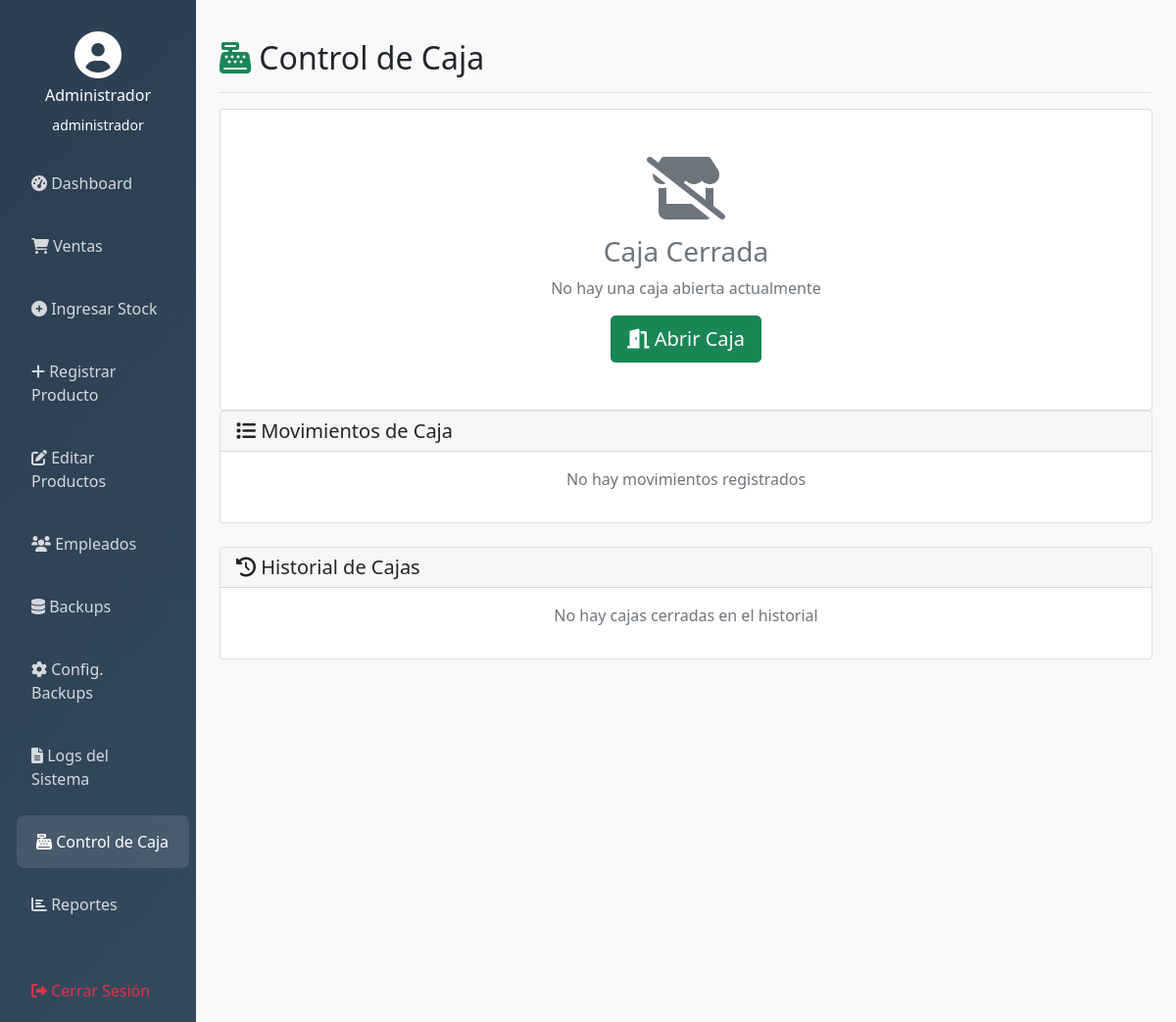
The app's page /caja.php (signed in), older data.
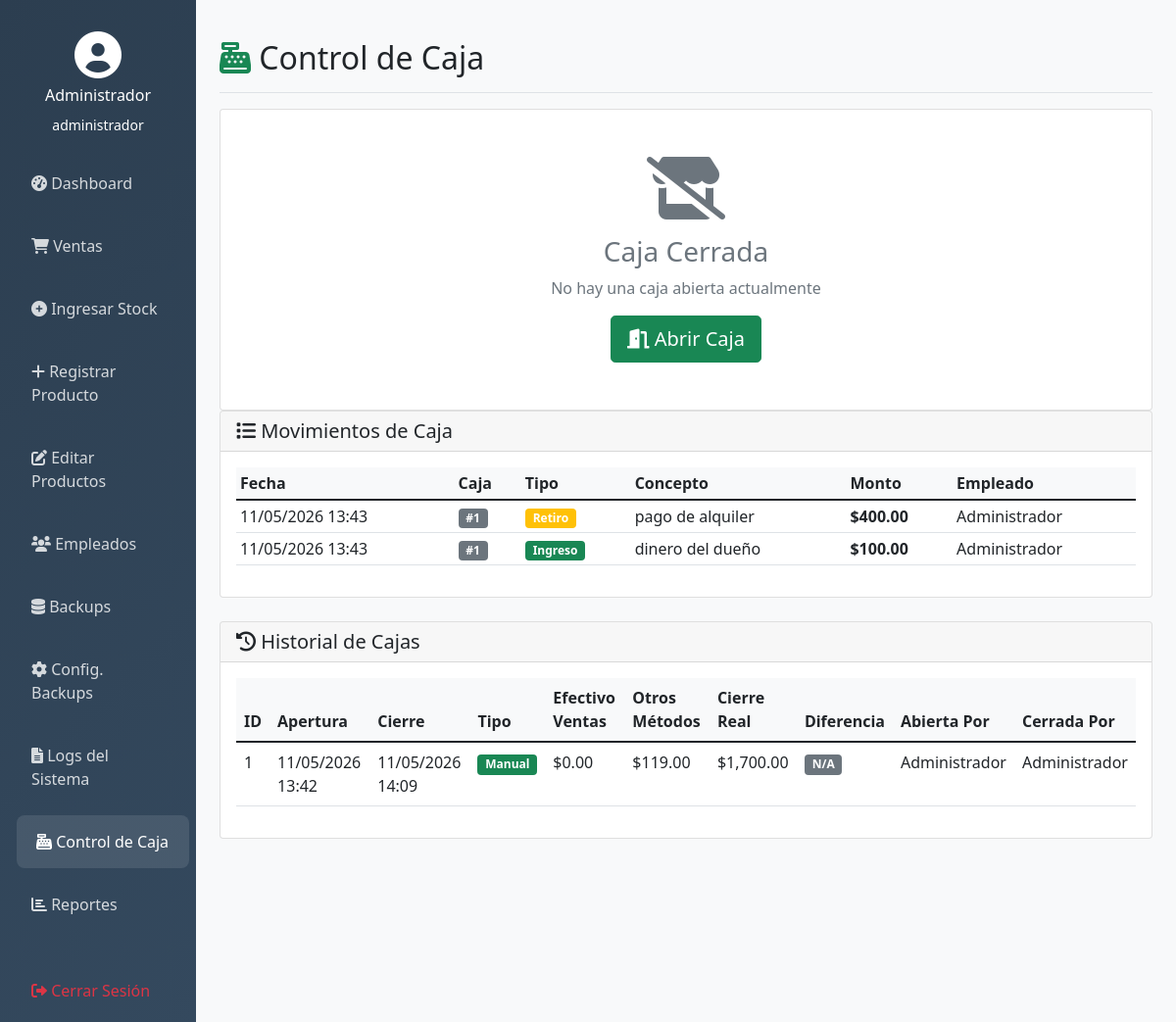
The same page, newer data.
### tables this page shows
CREATE TABLE `movimientos_caja` (
  `id` int(11) NOT NULL AUTO_INCREMENT,
  `caja_id` int(11) NOT NULL,
  `tipo` enum('ingreso','retiro') NOT NULL,
  `monto` decimal(10,2) NOT NULL,
  `concepto` varchar(255) NOT NULL,
  `fecha` timestamp NOT NULL DEFAULT current_timestamp(),
  `empleado_id` int(11) NOT NULL,
  PRIMARY KEY (`id`),
  KEY `empleado_id` (`empleado_id`),
  KEY `idx_caja` (`caja_id`),
  CONSTRAINT `movimientos_caja_ibfk_1` FOREIGN KEY (`caja_id`) REFERENCES `cajas` (`id`) ON DELETE CASCADE,
  CONSTRAINT `movimientos_caja_ibfk_2` FOREIGN KEY (`empleado_id`) REFERENCES `empleados` (`id`)
);

CREATE TABLE `empleados` (
  `id` int(11) NOT NULL AUTO_INCREMENT,
  `nombre` varchar(100) NOT NULL,
  `usuario` varchar(50) NOT NULL,
  `password` varchar(255) NOT NULL,
  `rol` enum('administrador','empleado') DEFAULT 'empleado',
  `activo` tinyint(1) DEFAULT 1,
  `created_at` timestamp NOT NULL DEFAULT current_timestamp(),
  PRIMARY KEY (`id`),
  UNIQUE KEY `usuario` (`usuario`)
);

CREATE TABLE `cajas` (
  `id` int(11) NOT NULL AUTO_INCREMENT,
  `empleado_id` int(11) NOT NULL,
  `fecha_apertura` timestamp NOT NULL DEFAULT current_timestamp(),
  `fecha_cierre` timestamp NULL DEFAULT NULL,
  `monto_apertura` decimal(10,2) NOT NULL,
  `monto_cierre` decimal(10,2) DEFAULT NULL,
  `ventas_efectivo` decimal(10,2) DEFAULT 0.00 COMMENT 'Total ventas en efectivo',
  `ventas_tarjeta` decimal(10,2) DEFAULT 0.00 COMMENT 'Total ventas con tarjeta',
  `total_ingresos` decimal(10,2) DEFAULT 0.00,
  `total_retiros` decimal(10,2) DEFAULT 0.00,
  `estado` enum('abierta','cerrada') DEFAULT 'abierta',
  `diferencia` decimal(10,2) DEFAULT NULL,
  `efectivo_esperado` decimal(10,2) DEFAULT 0.00 COMMENT 'Efectivo esperado según cálculos',
  `observaciones` text DEFAULT NULL,
  `empleado_cierre_id` int(11) DEFAULT NULL,
  `tipo_cierre` enum('manual','automatico','forzado') DEFAULT NULL,
  `ventas_yape` decimal(10,2) DEFAULT 0.00 COMMENT 'Total ventas con Yape',
  `ventas_transferencia` decimal(10,2) DEFAULT 0.00 COMMENT 'Total ventas por transferencia',
  `total_ventas` decimal(10,2) DEFAULT 0.00 COMMENT 'Total general de todas las ventas',
  PRIMARY KEY (`id`),
  KEY `empleado_id` (`empleado_id`),
  KEY `idx_estado` (`estado`),
  KEY `idx_fecha` (`fecha_apertura`),
  CONSTRAINT `cajas_ibfk_1` FOREIGN KEY (`empleado_id`) REFERENCES `empleados` (`id`)
);

### caja.php (the view, shortened to what the rows shown need)
<?php
$db = getDB();
$usuario_rol = $_SESSION['usuario']['rol'];
$stmt = $db->prepare("
    SELECT * FROM cajas
    WHERE estado = 'abierta'
    ORDER BY fecha_apertura DESC
    LIMIT 1
");
$stmt->execute();
$caja_actual = $stmt->fetch();
$movimientos = [];
if ($usuario_rol === 'administrador') {
    $stmt = $db->query("
        SELECT m.*, e.nombre as empleado_nombre, c.estado as caja_estado, c.fecha_apertura
        FROM movimientos_caja m
        JOIN empleados e ON m.empleado_id = e.id
        JOIN cajas c ON m.caja_id = c.id
        ORDER BY m.fecha DESC
        LIMIT 10
    ");
    $movimientos = $stmt->fetchAll();
}
$historial_cajas = [];
if ($usuario_rol === 'administrador') {
    $stmt = $db->query("
        SELECT c.*,
               e.nombre as empleado_nombre,
               e_cierre.nombre as empleado_cierre_nombre
        FROM cajas c
        JOIN empleados e ON c.empleado_id = e.id
        LEFT JOIN empleados e_cierre ON c.empleado_cierre_id = e_cierre.id
        WHERE c.estado = 'cerrada'
        ORDER BY c.fecha_cierre DESC
        LIMIT 10
    ");
    $historial_cajas = $stmt->fetchAll();
}
?>
<!DOCTYPE html>
<html lang="es">
<head>
    <link href="https://cdn.jsdelivr.net/npm/bootstrap@5.1.3/dist/css/bootstrap.min.css" rel="stylesheet">
    <link rel="stylesheet" href="https://cdnjs.cloudflare.com/ajax/libs/font-awesome/6.0.0/css/all.min.css">
</head>
<body>
    <div class="container-fluid">
        <div class="row">
            <main class="col-md-9 ms-sm-auto col-lg-10 px-md-4 py-4">
                <div class="d-flex justify-content-between align-items-center pt-3 pb-2 mb-3 border-bottom">
                    <h1 class="h2"><i class="fas fa-cash-register text-success"></i> Control de Caja</h1>
                </div>
                <?php if ($usuario_rol === 'administrador' || $caja_actual): ?>
                    <div class="card mb-4">
                        <div class="card-body">
                            <?php if (empty($movimientos)): ?>
                                <p class="text-muted text-center">No hay movimientos registrados</p>
                            <?php else: ?>
                                <div class="table-responsive table-scrollable">
                                    <table class="table table-sm">
                                        <thead>
                                            <tr>
                                                <th>Fecha</th>
                                                <?php if ($usuario_rol === 'administrador'): ?>
                                                <th>Caja</th>
                                                <?php endif; ?>
                                                <th>Tipo</th>
                                                <th>Concepto</th>
                                                <th>Monto</th>
                                                <?php if ($usuario_rol === 'administrador'): ?>
                                                <th>Empleado</th>
                                                <?php endif; ?>
                                            </tr>
                                        </thead>
                                        <tbody>
                                            <?php foreach ($movimientos as $m): ?>
                                                <tr>
                                                    <td><?php echo date('d/m/Y H:i', strtotime($m['fecha'])); ?></td>
                                                    <?php if ($usuario_rol === 'administrador'): ?>
                                                    <td><span class="badge bg-<?php echo $m['caja_estado'] === 'abierta' ? 'success' : 'secondary'; ?>">#<?php echo $m['caja_id']; ?></span></td>
                                                    <?php endif; ?>
                                                    <td>
                                                        <span class="badge bg-<?php echo $m['tipo'] === 'ingreso' ? 'success' : 'warning'; ?>">
                                                            <?php echo ucfirst($m['tipo']); ?>
                                                        </span>
                                                    </td>
                                                    <td><?php echo htmlspecialchars($m['concepto']); ?></td>
                                                    <td class="fw-bold">$<?php echo number_format($m['monto'], 2); ?></td>
                                                    <?php if ($usuario_rol === 'administrador'): ?>
                                                    <td><?php echo htmlspecialchars($m['empleado_nombre']); ?></td>
                                                    <?php endif; ?>
                                                </tr>
                                            <?php endforeach; ?>
                                        </tbody>
                                    </table>
                                </div>
                            <?php endif; ?>
                        </div>
                    </div>
                <?php endif; ?>
                <?php if ($usuario_rol === 'administrador'): ?>
                <div class="card">
                    <div class="card-body">
                        <?php if (empty($historial_cajas)): ?>
                            <p class="text-muted text-center">No hay cajas cerradas en el historial</p>
                        <?php else: ?>
                            <div class="table-responsive table-scrollable">
                                <table class="table table-hover">
                                    <thead>
                                        <tr>
                                            <th>ID</th>
                                            <th>Apertura</th>
                                            <th>Cierre</th>
                                            <th>Tipo</th>
                                            <th>Efectivo Ventas</th>
                                            <th>Otros Métodos</th>
                                            <th>Cierre Real</th>
                                            <th>Diferencia</th>
                                            <th>Abierta Por</th>
                                            <th>Cerrada Por</th>
                                        </tr>
                                    </thead>
                                    <tbody>
                                        <?php foreach ($historial_cajas as $c):
                                            $tipo_cierre_label = [
                                                'manual' => ['label' => 'Manual', 'class' => 'success'],
                                                'automatico' => ['label' => 'Auto', 'class' => 'warning'],
                                                'forzado' => ['label' => 'Forzado', 'class' => 'danger']
                                            ][$c['tipo_cierre']] ?? ['label' => 'N/A', 'class' => 'secondary'];
                                            $otros_metodos = $c['ventas_tarjeta'] + $c['ventas_yape'] + $c['ventas_transferencia'];
                                        ?>
                                            <tr>
                                                <td><?php echo $c['id']; ?></td>
                                                <td><?php echo date('d/m/Y H:i', strtotime($c['fecha_apertura'])); ?></td>
                                                <td><?php echo $c['fecha_cierre'] ? date('d/m/Y H:i', strtotime($c['fecha_cierre'])) : '-'; ?></td>
                                                <td>
                                                    <span class="badge bg-<?php echo $tipo_cierre_label['class']; ?>">
                                                        <?php echo $tipo_cierre_label['label']; ?>
                                                    </span>
                                                </td>
                                                <td>$<?php echo number_format($c['ventas_efectivo'], 2); ?></td>
                                                <td>$<?php echo number_format($otros_metodos, 2); ?></td>
                                                <td><?php echo $c['monto_cierre'] ? '$' . number_format($c['monto_cierre'], 2) : '-'; ?></td>
                                                <td>
                                                    <span class="badge bg-<?php echo ($c['diferencia'] === null) ? 'secondary' : ($c['diferencia'] == 0 ? 'success' : ($c['diferencia'] > 0 ? 'info' : 'danger')); ?>">
                                                        <?php echo ($c['diferencia'] === null) ? 'N/A' : '$' . number_format($c['diferencia'], 2); ?>
                                                    </span>
                                                </td>
                                                <td><?php echo htmlspecialchars($c['empleado_nombre']); ?></td>
                                                <td><?php echo htmlspecialchars($c['empleado_cierre_nombre'] ?? '-'); ?></td>
                                            </tr>
                                        <?php endforeach; ?>
                                    </tbody>
                                </table>
                            </div>
                        <?php endif; ?>
                    </div>
                </div>
                <?php endif; ?>
            </main>
        </div>
    </div>
</body>
</html>

Row changes from the older to the newer data that the page shows:
added movimientos_caja: fecha "11/05/2026 13:43", caja "1", tipo "Retiro", concepto "pago de alquiler", monto "400.00", empleado.nombre "Administrador"
added movimientos_caja: fecha "11/05/2026 13:43", caja "1", tipo "Ingreso", concepto "dinero del dueño", monto "100.00", empleado.nombre "Administrador"
added cajas: id "1", fecha_apertura "11/05/2026 13:42", fecha_cierre "11/05/2026 14:09", tipo_cierre "Manual", ventas_efectivo "0.00", ventas_yape "119.00", monto_cierre "1,700.00", shows "N/A", empleado.nombre "Administrador"
Text that changed along with them:
text no longer shown: "No hay movimientos registrados No hay cajas cerradas en el historial"
text now shown: "Fecha Caja Tipo Concepto Monto Empleado ID Apertura Cierre Tipo Efectivo Ventas Otros Métodos Cierre Real Diferencia Abierta Por Cerrada Por"
